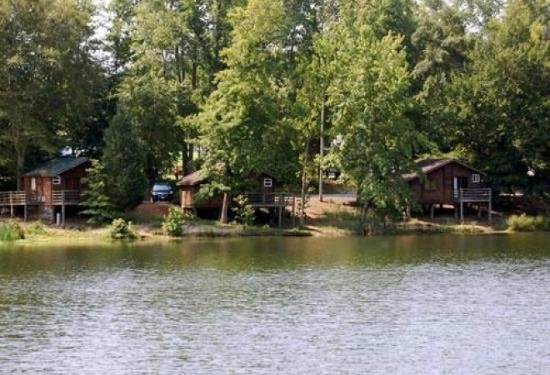
#> input picture data/lake.jpg, 550 x 375 px
$ python example2.py
#> lines starting #> are read from the running program, lines starting #| are printed output that depends on the picture
### histogram_hash.py
import cv2
import numpy as np


def read_image(image_path):
    """reads image by opencv"""
#> called with image_path = 'data/lake.jpg'
    return cv2.imread(image_path)
#> returned value is the input picture: shape (375, 550, 3); mean B, G, R 95, 115.1, 114


def histogram_matrix(image_path, resize_dim=32, num_bins=16):
    """reads RGB image and returns histogram matrix of BGR bands"""
    img = read_image(image_path)
    resized_image = cv2.resize(img, (resize_dim, resize_dim))
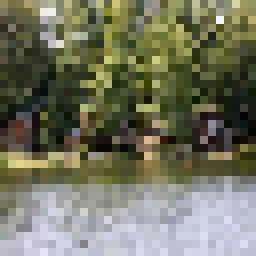
#> resized_image: shape (32, 32, 3) (shown 8 times larger); mean B, G, R 95.4, 115.8, 114.6
    hist_array = []
    for band in range(3):
        hist = cv2.calcHist([resized_image], [band], None, [num_bins], [0, 256])
        hist_array.append(hist.T[0].astype(int))
#> after the loop, hist_array = [[58, 121, 159, 125, 99, 70, 45, 31, 43, 39, 33, 26, 51, 79, 41, 4], [18, 46, 78, 93, 107, 92, 82, 71, 64, 94, 60, 87, 87, 41, 3, 1], [23, 53, 88, 90, 85, 94, 83, 65, 73, 89, 64, 90, 90, 31, 4, 2]]
    return hist_array


def histogram_hash(hist_matrix, pixel_count):
    """converts histogram matrix into hexidecimal string.
       first divide matrix values by pixel_count in order to find frequency.
       second map values in range [0,1] to values in range [0,15]
       finally join hexidecimal values as string
    """
    result_hash = ""
    for band_hist in hist_matrix:
        freq = band_hist/pixel_count
        hex_values = np.interp(freq, [0, 1], [0, 15])
        hex_values = np.round(hex_values, decimals=0).astype(np.int16)
        hex_string = "".join([hex(val)[2:] for val in hex_values])
        result_hash += hex_string
    return result_hash


def hamming_distance(hash1, hash2):
    bin1 = '{0:b}'.format(int(hash1, 16))
    bin2 = '{0:b}'.format(int(hash2, 16))
    return sum(c1 != c2 for c1, c2 in zip(bin1, bin2))

### example2.py
from histogram_hash import *
import matplotlib.pyplot as plt

if __name__ == '__main__':
    num_bins = 16

    # result = histogram_matrix("data/red.jpg", num_bins=num_bins)
    # result = histogram_matrix("data/green.jpg", num_bins=num_bins)
    # result = histogram_matrix("data/blue.jpg", num_bins=num_bins)
    result = histogram_matrix("data/lake.jpg", num_bins=num_bins)
#> result has the same summary as hist_array in histogram_matrix
    result_corrupted = histogram_matrix("data/lakeCorrupted.jpg", num_bins=num_bins)
#> call 2 of histogram_matrix, with image_path = 'data/lakeCorrupted.jpg', resize_dim = 32, num_bins = 16
#> call 2 of read_image, with image_path = 'data/lakeCorrupted.jpg'
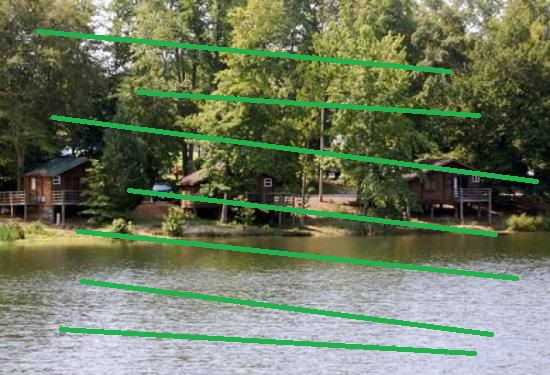
#> input picture data/lakeCorrupted.jpg, 550 x 375 px
#> in read_image, returned value is the input picture: shape (375, 550, 3); mean B, G, R 93.3, 119, 108
#> in histogram_matrix (call 2), `resized_image = cv2.resize(img, (resize_dim, resize_dim))`:
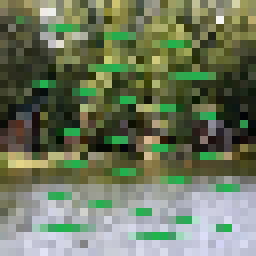
#> resized_image: shape (32, 32, 3) (shown 8 times larger); mean B, G, R 93.9, 119.8, 108.9
#> after the loop in histogram_matrix (call 2), `for band in range(3):`: hist_array = [[59, 111, 145, 119, 122, 100, 42, 35, 40, 42, 27, 23, 47, 75, 33, 4], [17, 42, 71, 85, 104, 82, 74, 71, 63, 90, 101, 99, 81, 39, 4, 1], [22, 53, 115, 110, 90, 94, 74, 61, 74, 79, 54, 87, 74, 31, 4, 2]]
#> result_corrupted has the same summary as hist_array in histogram_matrix

    hash_result = histogram_hash(result, 32*32)
#> the loop in histogram_hash, `for band_hist in hist_matrix:` made 3 passes
#> (hex_values, result_hash) on passes 1 to 2: ([1, 2, 2, 2, 1, 1, 1, 0, 1, 1, 0, 0, 1, 1, 1, 0], '1222111011001110'), ([0, 1, 1, 1, 2, 1, 1, 1, 1, 1, 1, 1, 1, 1, 0, 0], '12221110110011100111211111111100')
#> hex_values on pass 3: [0, 1, 1, 1, 1, 1, 1, 1, 1, 1, 1, 1, 1, 0, 0, 0]
    hash_result_corrupted = histogram_hash(result_corrupted, 32 * 32)
#> the loop in histogram_hash (call 2), `for band_hist in hist_matrix:` made 3 passes
#> (hex_values, result_hash) on passes 1 to 2: ([1, 2, 2, 2, 2, 1, 1, 1, 1, 1, 0, 0, 1, 1, 0, 0], '1222211111001100'), ([0, 1, 1, 1, 2, 1, 1, 1, 1, 1, 1, 1, 1, 1, 0, 0], '12222111110011000111211111111100')
#> hex_values on pass 3: [0, 1, 2, 2, 1, 1, 1, 1, 1, 1, 1, 1, 1, 0, 0, 0]
    print(hash_result)
#| 122211101100111001112111111111000111111111111000
    print(hash_result_corrupted)
#| 122221111100110001112111111111000122111111111000
    print(hamming_distance(hash_result, hash_result_corrupted))
#| 8

    color = ('b', 'g', 'r')
    fig = plt.figure()

    for i, col in enumerate(color):
        ax1 = fig.add_subplot(131+i)
        histr = result[i]
        hist_array = histr.T[0].astype(int)
        plt.bar(range(num_bins), result[i], 0.66, color=col, alpha=0.8)
        plt.xlim([0, num_bins])
        plt.xlabel(col.upper() + " Band")
        plt.ylabel("Frequency")
#> this loop made 3 passes
#> hist_array on passes 1 to 3: 58, 18, 23
    plt.tight_layout()
    fig = plt.gcf()
    plt.show()
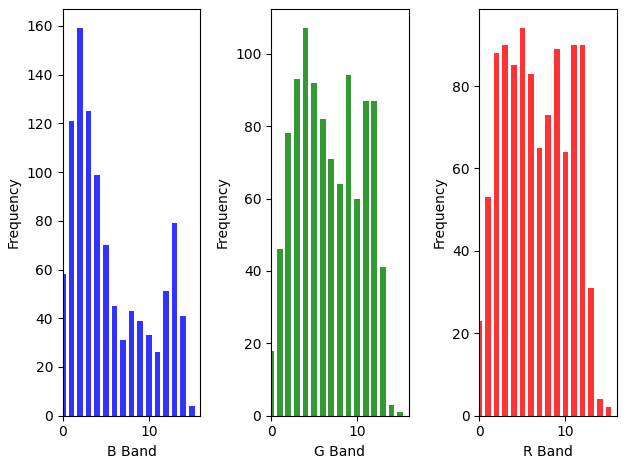
#> figure drawn by matplotlib, 3 panels; panel 1: tallest bar 159 high, from x = 1.67 to 2.33; panel 2: tallest bar 107 high, from x = 3.67 to 4.33; panel 3: tallest bar 94 high, from x = 4.67 to 5.33
